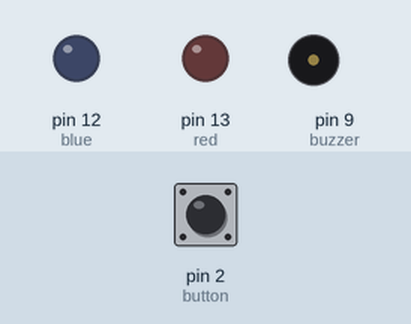
This sketch was run on a simulated Arduino Uno, built with avr-gcc and run on an emulated ATmega328P. Parts: output pins drawn as LEDs (lit = HIGH), buzzer (waves = sounding). Dashed ring = blinking. The test bench sets the inputs (shaded band); at power-on: pin 2 (button) HIGH. Random numbers use the default seed unless the sketch sets one.

Above: at 1.2 s.
1.3 s: pin 2 (button) pulled LOW for 0.15 s
At 1.9 s:
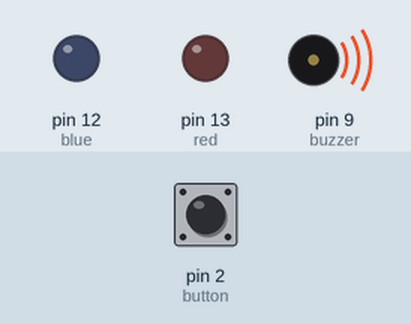
3.0 s: pin 2 (button) pulled LOW for 3.2 s
At 3.15 s:
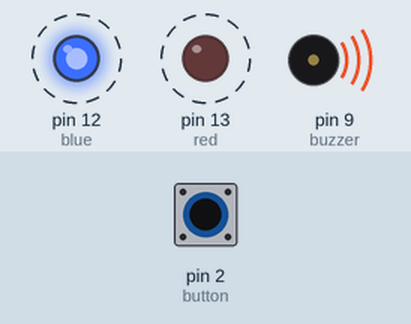
Timing chart, 0 to 7.7 s (numbered marks = the images above; inputs shaded):
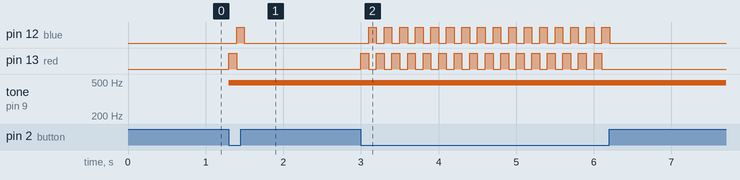

The sketch:

test.ino
```cpp
double red=13;
double blue=12;
double button=2;
double buzzer=9;
void W(int pin,int mode){
  digitalWrite(pin,mode);
}
void setup() {
  // put your setup code here, to run once:
  pinMode(red,OUTPUT);
  pinMode(blue,OUTPUT);
  pinMode(button,INPUT);
  pinMode(buzzer,OUTPUT);
  W(button,HIGH);
}

void loop() {
  // put your main code here, to run repeatedly:
  if(digitalRead(button)==LOW){
    analogWrite(buzzer,random(1,10)*15+50);
    W(red,HIGH);
    delay(100);
    W(red,LOW);
    W(blue,HIGH);
    delay(100);
    W(blue,LOW);
  }else{
    analogWrite(buzzer,0);
  }
}
```

Measured:
- after the input at 1.3 s, pin 12 (blue): LOW → HIGH after 0.10 s, → LOW 0.10 s later; pin 13 (red): LOW → HIGH at once, → LOW 0.10 s later; tone on pin 9 (buzzer): silent → 490 Hz at once
- after the input at 3.0 s, pin 12 (blue): alternates HIGH for 0.10 s and LOW for 0.10 s, 32 changes in all, then stays LOW, starting after 0.10 s; pin 13 (red): alternates HIGH for 0.10 s and LOW for 0.10 s, 32 changes in all, then stays LOW, starting at once
